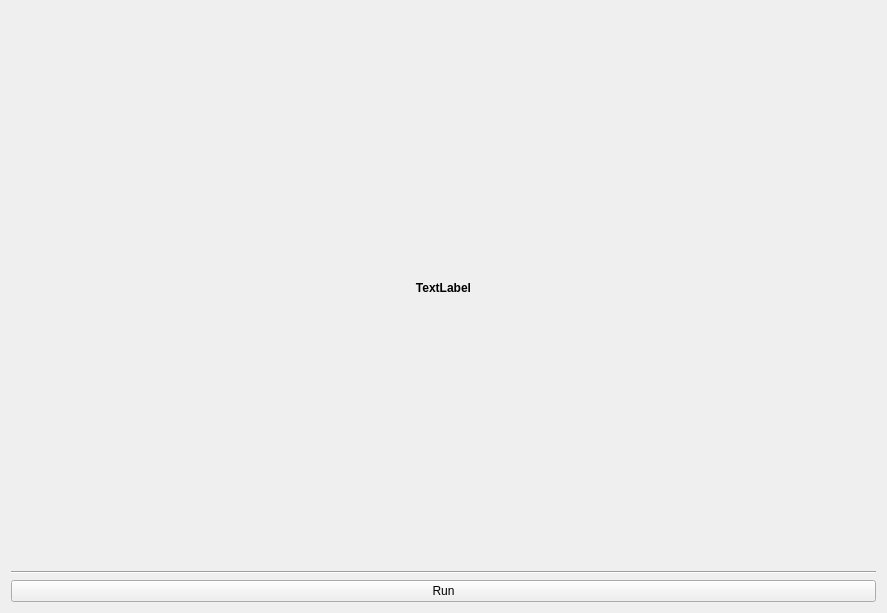
<?xml version="1.0" encoding="UTF-8"?>
<ui version="4.0">
 <class>Form</class>
 <widget class="QWidget" name="Form">
  <property name="enabled">
   <bool>true</bool>
  </property>
  <property name="geometry">
   <rect>
    <x>0</x>
    <y>0</y>
    <width>887</width>
    <height>613</height>
   </rect>
  </property>
  <property name="windowTitle">
   <string>Form</string>
  </property>
  <layout class="QVBoxLayout" name="verticalLayout">
   <item>
    <widget class="QLabel" name="node_label">
     <property name="text">
      <string>&lt;html&gt;&lt;head/&gt;&lt;body&gt;&lt;p align=&quot;center&quot;&gt;&lt;span style=&quot; font-weight:600;&quot;&gt;TextLabel&lt;/span&gt;&lt;/p&gt;&lt;/body&gt;&lt;/html&gt;</string>
     </property>
    </widget>
   </item>
   <item>
    <widget class="Line" name="line">
     <property name="orientation">
      <enum>Qt::Horizontal</enum>
     </property>
    </widget>
   </item>
   <item>
    <layout class="QGridLayout" name="nod_layout"/>
   </item>
   <item>
    <widget class="QPushButton" name="btnRun">
     <property name="text">
      <string>Run</string>
     </property>
    </widget>
   </item>
  </layout>
 </widget>
 <resources/>
 <connections/>
</ui>
